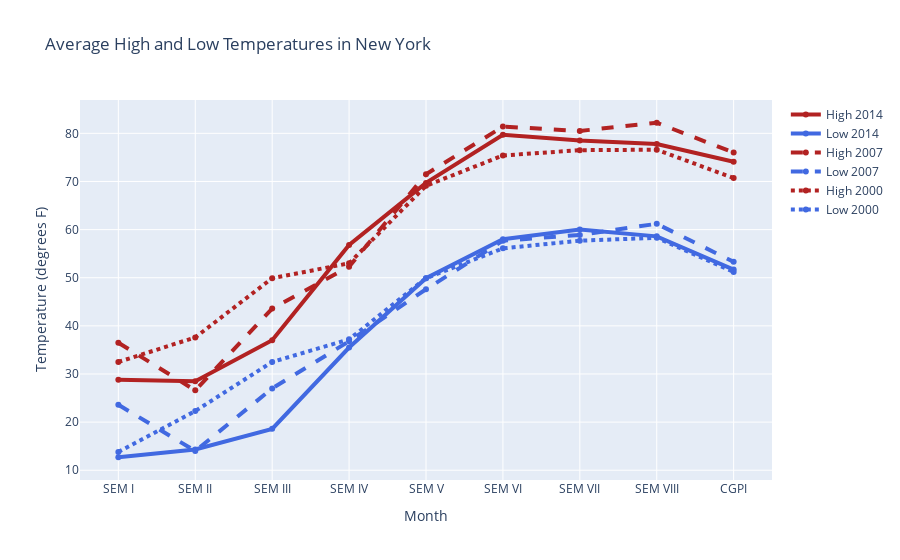

Source (notebook cell):
### Code cell
import plotly.graph_objects as go

# Add data
sem = ["SEM I","SEM II","SEM III","SEM IV","SEM V","SEM VI","SEM VII","SEM VIII","CGPI"]
high_2000 = [32.5, 37.6, 49.9, 53.0, 69.1, 75.4, 76.5, 76.6, 70.7, 60.6, 45.1, 29.3]
low_2000 = [13.8, 22.3, 32.5, 37.2, 49.9, 56.1, 57.7, 58.3, 51.2, 42.8, 31.6, 15.9]
high_2007 = [36.5, 26.6, 43.6, 52.3, 71.5, 81.4, 80.5, 82.2, 76.0, 67.3, 46.1, 35.0]
low_2007 = [23.6, 14.0, 27.0, 36.8, 47.6, 57.7, 58.9, 61.2, 53.3, 48.5, 31.0, 23.6]
high_2014 = [28.8, 28.5, 37.0, 56.8, 69.7, 79.7, 78.5, 77.8, 74.1, 62.6, 45.3, 39.9]
low_2014 = [12.7, 14.3, 18.6, 35.5, 49.9, 58.0, 60.0, 58.6, 51.7, 45.2, 32.2, 29.1]

fig = go.Figure()
# Create and style traces
fig.add_trace(go.Scatter(x=sem, y=high_2014, name='High 2014',
                         line=dict(color='firebrick', width=4)))
fig.add_trace(go.Scatter(x=sem, y=low_2014, name = 'Low 2014',
                         line=dict(color='royalblue', width=4)))
fig.add_trace(go.Scatter(x=sem, y=high_2007, name='High 2007',
                         line=dict(color='firebrick', width=4,
                              dash='dash') # dash options include 'dash', 'dot', and 'dashdot'
))
fig.add_trace(go.Scatter(x=sem, y=low_2007, name='Low 2007',
                         line = dict(color='royalblue', width=4, dash='dash')))
fig.add_trace(go.Scatter(x=sem, y=high_2000, name='High 2000',
                         line = dict(color='firebrick', width=4, dash='dot')))
fig.add_trace(go.Scatter(x=sem, y=low_2000, name='Low 2000',
                         line=dict(color='royalblue', width=4, dash='dot')))

# Edit the layout
fig.update_layout(title='Average High and Low Temperatures in New York',
                   xaxis_title='Month',
                   yaxis_title='Temperature (degrees F)')
    

fig.show()

### Figure 1 — Plotly figure (JSON) as saved in the notebook; plotly's stock layout.template omitted (floating-point values rounded to 4 significant figures)
{"data": [{"line": {"color": "firebrick", "width": 4}, "name": "High 2014", "type": "scatter", "x": ["SEM I", "SEM II", "SEM III", "SEM IV", "SEM V", "SEM VI", "SEM VII", "SEM VIII", "CGPI"], "y": [28.8, 28.5, 37, 56.8, 69.7, 79.7, 78.5, 77.8, 74.1, 62.6, 45.3, 39.9]}, {"line": {"color": "royalblue", "width": 4}, "name": "Low 2014", "type": "scatter", "x": ["SEM I", "SEM II", "SEM III", "SEM IV", "SEM V", "SEM VI", "SEM VII", "SEM VIII", "CGPI"], "y": [12.7, 14.3, 18.6, 35.5, 49.9, 58, 60, 58.6, 51.7, 45.2, 32.2, 29.1]}, {"line": {"color": "firebrick", "dash": "dash", "width": 4}, "name": "High 2007", "type": "scatter", "x": ["SEM I", "SEM II", "SEM III", "SEM IV", "SEM V", "SEM VI", "SEM VII", "SEM VIII", "CGPI"], "y": [36.5, 26.6, 43.6, 52.3, 71.5, 81.4, 80.5, 82.2, 76, 67.3, 46.1, 35]}, {"line": {"color": "royalblue", "dash": "dash", "width": 4}, "name": "Low 2007", "type": "scatter", "x": ["SEM I", "SEM II", "SEM III", "SEM IV", "SEM V", "SEM VI", "SEM VII", "SEM VIII", "CGPI"], "y": [23.6, 14, 27, 36.8, 47.6, 57.7, 58.9, 61.2, 53.3, 48.5, 31, 23.6]}, {"line": {"color": "firebrick", "dash": "dot", "width": 4}, "name": "High 2000", "type": "scatter", "x": ["SEM I", "SEM II", "SEM III", "SEM IV", "SEM V", "SEM VI", "SEM VII", "SEM VIII", "CGPI"], "y": [32.5, 37.6, 49.9, 53, 69.1, 75.4, 76.5, 76.6, 70.7, 60.6, 45.1, 29.3]}, {"line": {"color": "royalblue", "dash": "dot", "width": 4}, "name": "Low 2000", "type": "scatter", "x": ["SEM I", "SEM II", "SEM III", "SEM IV", "SEM V", "SEM VI", "SEM VII", "SEM VIII", "CGPI"], "y": [13.8, 22.3, 32.5, 37.2, 49.9, 56.1, 57.7, 58.3, 51.2, 42.8, 31.6, 15.9]}], "layout": {"title": {"text": "Average High and Low Temperatures in New York"}, "xaxis": {"title": {"text": "Month"}}, "yaxis": {"title": {"text": "Temperature (degrees F)"}}}}
